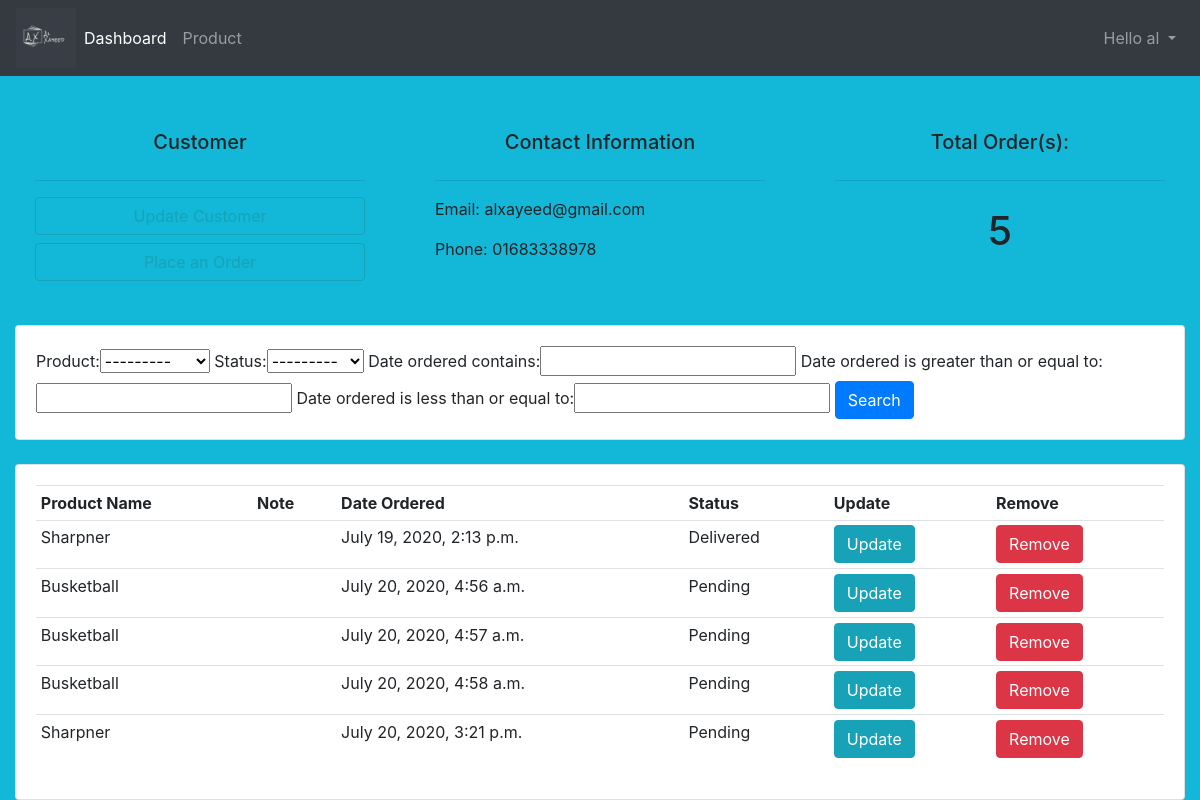
The app's page /customer/1/ (signed in) with its own data.
### accounts/models.py (models this page shows, shortened)
class Customer(models.Model):
    name = models.CharField(max_length=200, null=True)
    phone = models.CharField(max_length=15, null=True)
    email = models.CharField(max_length=50, null=True)
    date_joined = models.DateTimeField(auto_now_add=True, null=True)

class Order(models.Model):
    STATUS = (
        ('Pending', 'Pending'),
        ('Out of Stock', 'Stock Out'),
        ('Delivered', 'Delivered'),
    )
    customer = models.ForeignKey(Customer,null=True, on_delete=models.CASCADE) #Order will be deleted if the customer is deleted
    product = models.ForeignKey(Product, null=True,on_delete=models.SET_NULL) #if the Product is deleted,order will remain same with a null value for product
    date_ordered = models.DateTimeField(auto_now_add=True, null=True)
    status = models.CharField(max_length=50, null=True, choices=STATUS)
    note = models.CharField(max_length=500, null=True)

class Product(models.Model):
    CATAGORY = (
        ('Indoor', 'Indoor'),
        ('Outdoor', 'Out door')
    )
    name = models.CharField(max_length=100, null=True)
    price = models.FloatField(null=True)
    catagory = models.CharField(max_length=100, choices=CATAGORY, null=True)
    description = models.CharField(max_length=200, null=True)
    date_created = models.DateTimeField(auto_now_add=True)
    tags = models.ManyToManyField(Tag)
    def __str__(self):
        return self.name

### accounts/views.py (the view)
# urls.py: path('customer/<int:pk>/', customer, name='customer'),
@login_required(login_url='login')
def customer(request, pk):
    customer = Customer.objects.get(id=pk)
    orders = customer.order_set.all()
    total_order = customer.order_set.all().count()
    myFilter = OrderFilter(request.GET, queryset=orders)
    orders = myFilter.qs
    context = {'customer': customer, 'orders': orders, 'total_order': total_order, 'myFilter': myFilter }
    return render(request, 'accounts/customer.html', context)

### accounts/templates/accounts/customer.html (shortened to what this page needs)
{% extends 'accounts/base.html' %}
{% block content %}
    <br>
<div class="row">
                <div class="col-md">
                    <div class="card-body">
                        <h5 style="text-align: center; padding: 10px;">Customer</h5>
                        <hr>
                        <a class="btn btn-outline-info btn-sm- btn-block" href="">Update Customer</a>
                        <a class="btn btn-outline-info btn-sm- btn-block" href="{% url 'create_order' customer.id %}">Place an Order</a>
                    </div>
                </div>
                <div class="col-md">
                    <div class="card-body">
                        <h5 style="text-align: center; padding: 10px;">Contact Information</h5>
                        <hr>
                        <p>Email: {{ customer.email }}</p>
                        <p>Phone: {{ customer.phone}}</p>
                    </div>
                </div>
                <div class="col-md">
                    <div class="card-body">
                        <h5 style="text-align: center; padding: 10px;">Total Order(s):</h5>
                        <hr>
                        <h1 style="text-align: center; padding: 10px;">{{ total_order }}</h1>
                    </div>
                </div>
</div>
    <br>
    <div class="row">
        <div class="col">
            <div class="card card-body">
                <form method="GET">
                    {{ myFilter.form }}
                    <button class="btn btn-primary" type="submit">Search</button>
                </form>
            </div>
        </div>
    </div>
    <br>
    <div class="row">
        <div class="col-md">
            <div class="card card-body">
                <table class="table table-sm">
                    <tr>
                        <th>Product Name</th>
                        <th>Note</th>
                        <th>Date Ordered</th>
                        <th>Status</th>
                        <th>Update</th>
                        <th>Remove</th>
                    </tr>
                    {% for order in orders %}
                    <tr>
                        <td>{{order.product.name}}</td>
                        <td>{{order.product.note}}</td>
                        <td>{{order.date_ordered}}</td>
                        <td>{{order.status}}</td>
                        <td><a class="btn btn-info" href="{% url 'update_order' order.id%}"> Update</td>
                            <td><a class="btn btn-danger" href="{% url 'delete_order' order.id %}"> Remove</td>
                    </tr>
                    {% endfor %}
                </table>
            </div>
        </div>
    </div>
{% endblock %}

### accounts/templates/accounts/navbar.html (shortened to what this page needs)
{% load static %}
<nav class="navbar navbar-expand-lg navbar-dark bg-dark">
    <img src="{% static '/img/logo.png' %}"  alt="CRM" id="logo">
    <div class="collapse navbar-collapse" id="navbarNav">
      <ul class="navbar-nav">
        <li class="nav-item active">
          <a class="nav-link" href="{% url 'home' %}">Dashboard <span class="sr-only">(current)</span></a>
        </li>
        <li class="nav-item">
          <a class="nav-link" href="{% url 'product' %}">Product</a>
        </li>
      </ul>
      <li class="nav-item dropdown navbar-nav ml-auto">
        <a class="nav-link dropdown-toggle" href="#" id="navbarDropdown" role="button" data-toggle="dropdown" aria-haspopup="true" aria-expanded="false">
        {% if user %}
        Hello {{ request.user }}
        {% endif %}
        </a>
      </li>
    </div>
  </nav>

### static/css/main.css (style rules this page uses)
#logo { max-width: 60px; max-height: 60px; }
body { background-color: #ebeff5; }
body, html { margin: 0; padding: 0; height: 100%; background: #13b7d8 !important; }

### records on screen
Customer: email "alxayeed@gmail.com", phone "01683338978"
Order: product.name "Sharpner", date_ordered "July 19, 2020, 2:13 p.m.", status "Delivered"
Order: product.name "Busketball", date_ordered "July 20, 2020, 4:56 a.m.", status "Pending"
Order: product.name "Busketball", date_ordered "July 20, 2020, 4:57 a.m.", status "Pending"
Order: product.name "Busketball", date_ordered "July 20, 2020, 4:58 a.m.", status "Pending"
Order: product.name "Sharpner", date_ordered "July 20, 2020, 3:21 p.m.", status "Pending"

### other values on screen
{{ request.user }} "al"
{{ total_order }} "5"
